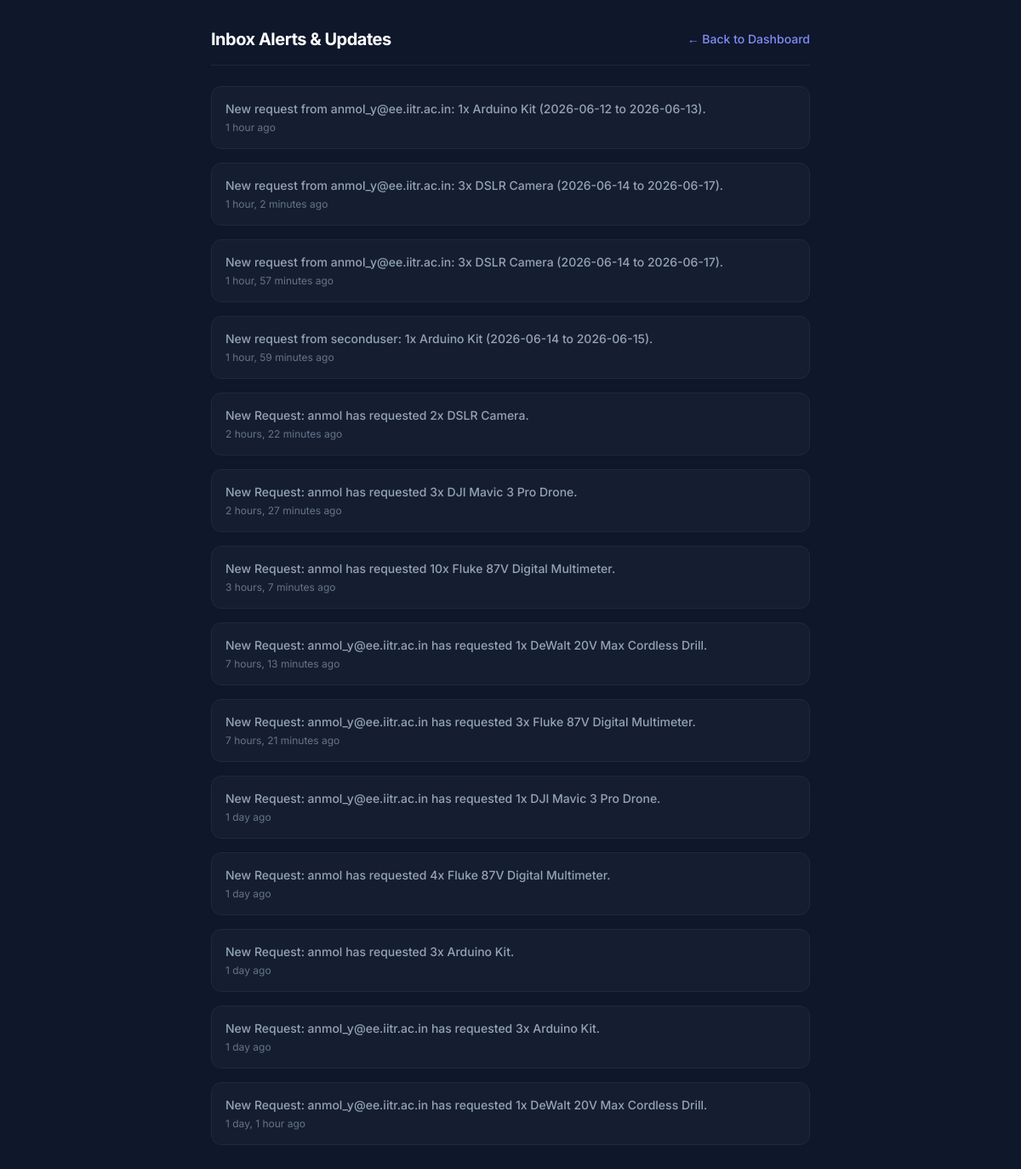
The app's page /notifications/ (signed in) with its own data.
### core/models.py (models this page shows, shortened)
class Notification(models.Model):
    user = models.ForeignKey(User, on_delete=models.CASCADE, related_name='notifications')
    message = models.CharField(max_length=255)
    is_read = models.BooleanField(default=False)
    created_at = models.DateTimeField(default=timezone.now)
    class Meta:
        ordering = ['-created_at']

### core/views.py (the view)
# urls.py: path('notifications/', views.notification_center, name='notification_center'),
@login_required
def notification_center(request):
    user_notifications = request.user.notifications.all()
    user_notifications.update(is_read=True)
    return render(request, 'core/notifications.html', {'notifications': user_notifications})

### core/templates/core/notifications.html (shortened to what this page needs)
<!DOCTYPE html>
<html lang="en">
<head>
    <script src="https://cdn.tailwindcss.com"></script>
</head>
<body class="bg-slate-900 text-slate-100 min-h-screen">
    <main class="max-w-3xl mx-auto p-6 lg:p-8 space-y-6">
        <div class="flex justify-between items-center border-b border-slate-800 pb-4">
            <h1 class="text-xl font-bold tracking-tight text-white">Inbox Alerts & Updates</h1>
            <a href="{% url 'dashboard' %}" class="text-sm font-medium text-indigo-400 hover:text-indigo-300 transition">← Back to Dashboard</a>
        </div>
        <div class="space-y-4">
            {% for notification in notifications %}
                <div class="p-4 rounded-xl border {% if not notification.is_read %}bg-indigo-500/10 border-indigo-500/30 text-indigo-200{% else %}bg-slate-800/40 border-slate-800 text-slate-400{% endif %} flex justify-between items-start">
                    <div>
                        <p class="text-sm font-medium">{{ notification.message }}</p>
                        <p class="text-xs text-slate-500 mt-1">{{ notification.created_at|timesince }} ago</p>
                    </div>
                </div>
            {% empty %}
                <div class="p-8 text-center border border-dashed border-slate-800 rounded-2xl">
                    <p class="text-sm text-slate-500">Your notification stream is currently clean and empty.</p>
                </div>
            {% endfor %}
        </div>
    </main>
</body>
</html>

### core/templates/core/notifications.html (style rules this page uses)
body { font-family: 'Inter', sans-serif; }

### records on screen
Notification: message "New request from anmol_y@ee.iitr.ac.in: 1x Arduino Kit (2026-06-12 to 2026-06-13).", created_at "1 hour"
Notification: message "New request from anmol_y@ee.iitr.ac.in: 3x DSLR Camera (2026-06-14 to 2026-06-17).", created_at "1 hour, 2 minutes"
Notification: message "New request from anmol_y@ee.iitr.ac.in: 3x DSLR Camera (2026-06-14 to 2026-06-17).", created_at "1 hour, 57 minutes"
Notification: message "New request from seconduser: 1x Arduino Kit (2026-06-14 to 2026-06-15).", created_at "1 hour, 59 minutes"
Notification: message "New Request: anmol has requested 2x DSLR Camera.", created_at "2 hours, 22 minutes"
Notification: message "New Request: anmol has requested 3x DJI Mavic 3 Pro Drone.", created_at "2 hours, 27 minutes"
Notification: message "New Request: anmol has requested 10x Fluke 87V Digital Multimeter.", created_at "3 hours, 7 minutes"
Notification: message "New Request: anmol_y@ee.iitr.ac.in has requested 1x DeWalt 20V Max Cordless Drill.", created_at "7 hours, 13 minutes"
Notification: message "New Request: anmol_y@ee.iitr.ac.in has requested 3x Fluke 87V Digital Multimeter.", created_at "7 hours, 21 minutes"
Notification: message "New Request: anmol_y@ee.iitr.ac.in has requested 1x DJI Mavic 3 Pro Drone.", created_at "1 day"
Notification: message "New Request: anmol has requested 4x Fluke 87V Digital Multimeter.", created_at "1 day"
Notification: message "New Request: anmol has requested 3x Arduino Kit.", created_at "1 day"
Notification: message "New Request: anmol_y@ee.iitr.ac.in has requested 3x Arduino Kit.", created_at "1 day"
Notification: message "New Request: anmol_y@ee.iitr.ac.in has requested 1x DeWalt 20V Max Cordless Drill.", created_at "1 day, 1 hour"
